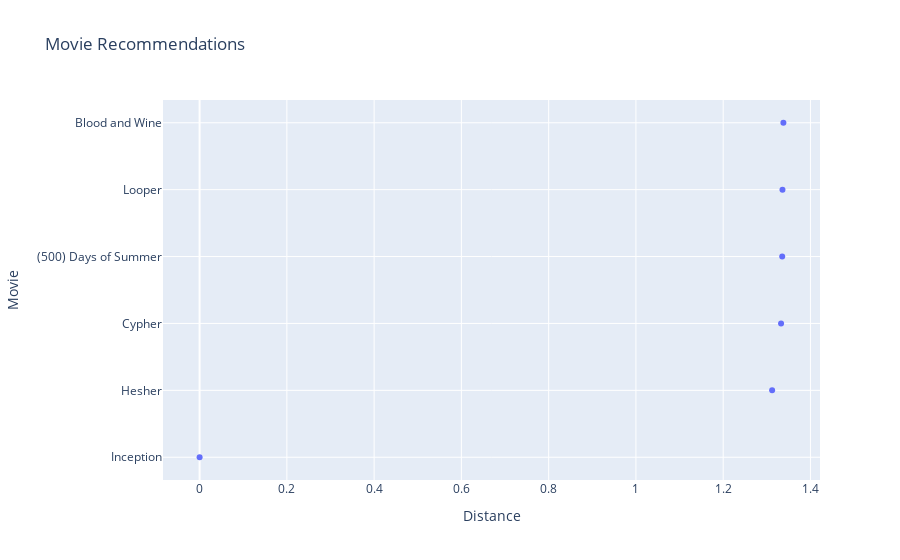

The code cell stored with this chart in its notebook:
### Code cell
#Extra
import plotly.express as px
import pandas as pd

def plot_recommendations(input_movie, recommendations):
    movie_names = [input_movie] + [movie for movie, _ in recommendations]
    distances = [0] + [distance for _, distance in recommendations]  # Distance of input movie is 0

    df = pd.DataFrame({
        'Movie': movie_names,
        'Distance': distances
    })

    # Create scatter plot
    fig = px.scatter(
        df,
        x='Distance',
        y='Movie',
        title='Movie Recommendations',
        labels={'Distance': 'Distance', 'Movie': 'Movie'},
        hover_name='Movie'
    )

    fig.show()

recommendations = get_movie_recommendations(input_movie)
plot_recommendations(input_movie, recommendations)

### Figure 1 — Plotly figure (JSON) as saved in the notebook; plotly's stock layout.template omitted (floating-point values rounded to 4 significant figures)
{"data": [{"hovertemplate": "<b>%{hovertext}</b><br><br>Distance=%{x}<br>Movie=%{y}<extra></extra>", "hovertext": ["Inception", "Hesher", "Cypher", "(500) Days of Summer", "Looper", "Blood and Wine"], "legendgroup": "", "marker": {"color": "#636efa", "symbol": "circle"}, "mode": "markers", "name": "", "orientation": "h", "showlegend": false, "type": "scatter", "x": [0, 1.312, 1.333, 1.335, 1.336, 1.338], "xaxis": "x", "y": ["Inception", "Hesher", "Cypher", "(500) Days of Summer", "Looper", "Blood and Wine"], "yaxis": "y"}], "layout": {"legend": {"tracegroupgap": 0}, "title": {"text": "Movie Recommendations"}, "xaxis": {"anchor": "y", "domain": [0, 1], "title": {"text": "Distance"}}, "yaxis": {"anchor": "x", "domain": [0, 1], "title": {"text": "Movie"}}}}
